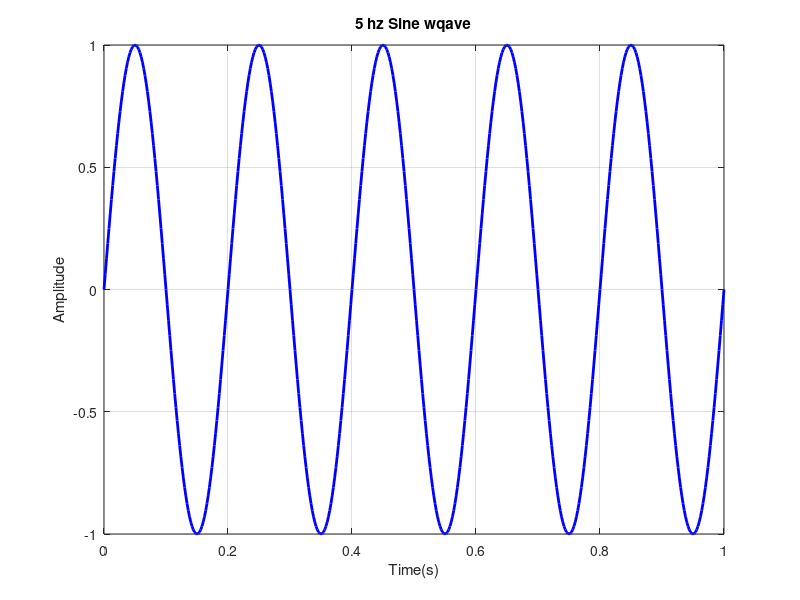

MATLAB code for this plot:
f = 5;
t = 0: 0.002:1;
y = sin(2 * pi * f * t);

% plot

figure;
plot(t,y,'b', 'LineWidth',2);
title('5 hz Sine wqave');
xlabel('Time(s)');
ylabel('Amplitude');
grid on;
